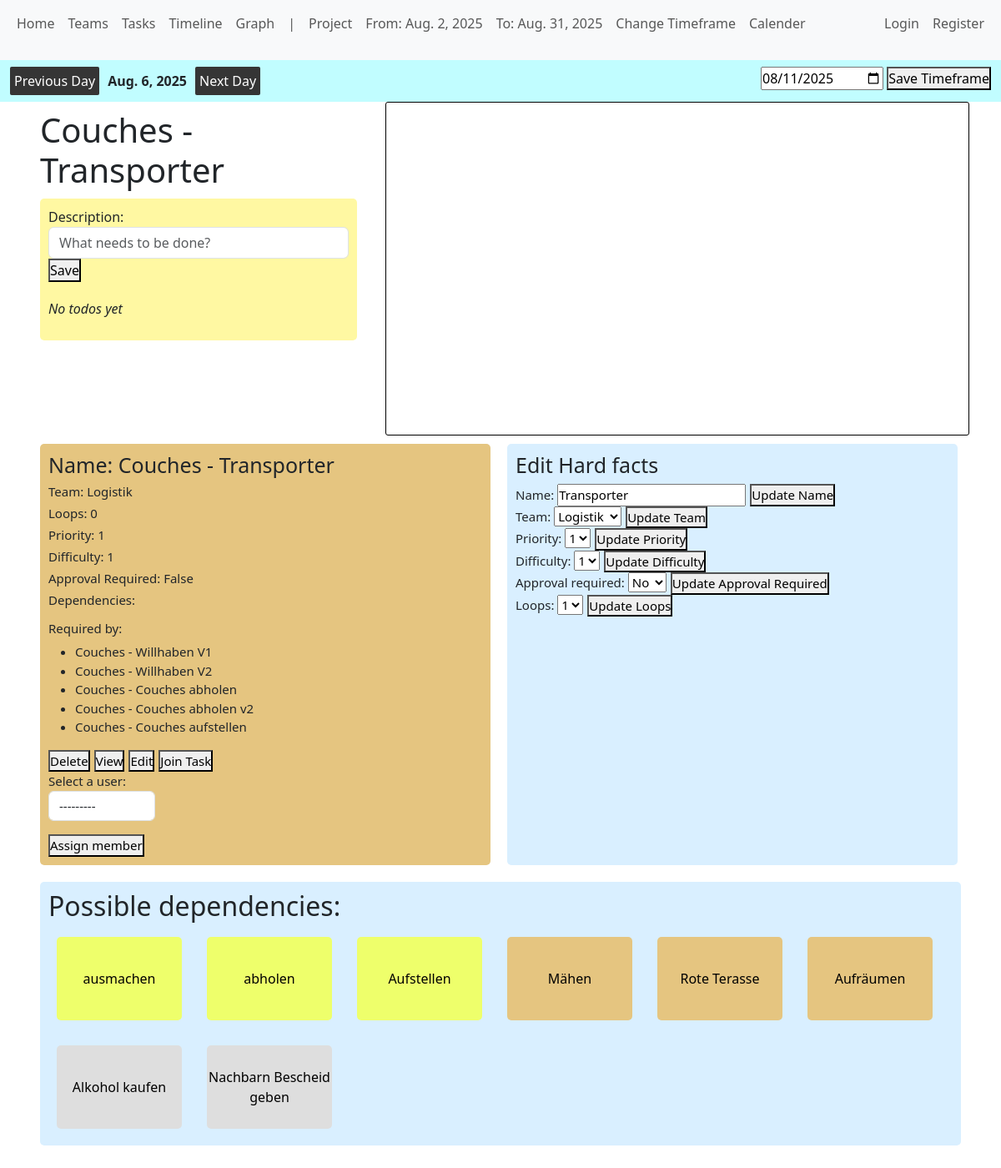
The page /distributor/edit_task_page/29/ on the database its author committed.
### distributor/models.py (models this page shows, shortened)
class Project(models.Model):
    start_date = models.DateField()
    end_date = models.DateField()
    order_counter = models.IntegerField(default=0)
    current_date = models.DateField(default=date.today)

class Task(models.Model):
    name = models.CharField(max_length=100)
    team = models.ForeignKey(Team, on_delete=models.SET_NULL, null=True, blank=True)
    process = models.ForeignKey(Process, on_delete=models.CASCADE, null=True, blank=True, related_name='milestones')
    loops = models.IntegerField(default=0)
    priority = models.IntegerField(default=0)
    difficulty = models.IntegerField(default=0)
    approval_required = models.BooleanField(default=False)
    generated_deadline = models.DateField(null=True, blank=True)
    position = models.IntegerField(null=True, blank=True)
    hierarchy_in_process = models.IntegerField(default=0)
    initial_dependencies = models.ManyToManyField(
    "self",
    through="TaskDependency",
    through_fields=("presuccessor", "successor"),
    symmetrical=False,
    related_name="required_by",
    blank=True,
)
    def __str__(self):
        if self.process:
            return f"{self.process} - {self.name}"
        else:
            return f"{self.name}"
    def __eq__(self, other):
        return isinstance(other, self.__class__) and self.id == other.id
    def __hash__(self):
        return hash(self.id)

class Process(models.Model):
    name = models.CharField(max_length=100)
    team = models.ForeignKey(Team, on_delete=models.CASCADE)
    def __str__(self):
        return self.name

### users/models.py (models this page shows, shortened)
class Team(models.Model):
    name = models.CharField(max_length=100)
    color = models.CharField(max_length=7, default="#FFFFFF")
    schedule_flag = models.BooleanField(default=False)
    def __str__(self):
        return self.name

### distributor/views.py (the view)
# urls.py: path('edit_task_page/<int:id>/', views.edit_task_page, name='edit_task_page'),
def edit_task_page(request, id):
    task = Task.objects.get(pk=id)
    task_name_update_form = TaskNameUpdateForm(instance=task)
    task_team_update_form = TaskTeamUpdateForm(instance=task)
    task_loop_update_form = TaskLoopUpdateForm(instance=task)
    task_priorty_update_form = TaskPriorityUpdateForm(instance=task)
    task_difficulty_update_form = TaskDifficultyUpdateForm(instance=task)
    task_approval_required_update_form = TaskApprovalRequiredUpdateForm(instance=task)
    todo_form = TodoCreateForm()
    todo_done_form = TodoDoneForm()
    context = {
        'task': task,
        'task_name_update_form': task_name_update_form,
        'task_team_update_form': task_team_update_form,
        'task_loop_update_form': task_loop_update_form,
        'task_priorty_update_form': task_priorty_update_form,
        'task_difficulty_update_form': task_difficulty_update_form,
        'task_approval_required_update_form': task_approval_required_update_form,
        'todo_form': todo_form,
        'todo_done_form': todo_done_form,
    }
    return render(request, 'distributor/edit_task_page.html', context)

### distributor/templates/distributor/edit_task_page.html (shortened to what this page needs)
{% extends "distributor/base.html" %}
{% load custom_tags %}
{% load team_tags %}
{% block content %}
    <div class="edit_task_page_body">
        <div class="edit_task_page_hardfacts">
            <div class="edit_task_page_name_and_todo">
                <h1 style="margin: 10px; ">{{ task }}</h1>
                {% todo_component task %}
            </div>
            <div class="visualisation_div">
                {% display_connection_training task %}
            </div>
        </div>
        <div class="edit_task_form_temp">
            {% view_task task.id %}
            {% edit_task_comp task.id %}
        </div>
        {% update_dependencies task.id %}
    </div>
{% endblock %}

### distributor/templates/distributor/base.html (shortened to what this page needs)
{% load static %}
<!DOCTYPE html>
<html lang="en">
<head>
    <link href="https://cdn.jsdelivr.net/npm/bootstrap@5.3.7/dist/css/bootstrap.min.css" rel="stylesheet"
>
    <link rel="stylesheet" href="{% static 'css/style.css' %}">
</head>
<body>
<header>
    <nav class="navbar navbar-expand-lg bg-body-tertiary">
        <div class="container-fluid">
            <div class="collapse navbar-collapse" id="navbarNav">
                <ul class="navbar-nav">
                    <div class="internal_navbar_container">
                        <div class="common_links_base_navbar">
                            <li>
                                <a class="nav-link" href='{% url 'home' %}'>Home</a>
                            </li>
                            <li class="nav-item">
                                <a class="nav-link" href="{% url 'teams' %}">Teams</a>
                            </li>
                            <li class="nav-item">
                                <a class="nav-link" href="{% url 'tasks' %}">Tasks</a>
                            </li>
                            <li class="nav-item">
                                <a class="nav-link" href="{% url 'timeline' %}">Timeline</a>
                            </li>
                            <li class="nav-item">
                                <a class="nav-link" href="{% url 'training_page' %}">Graph</a>
                            </li>
                            <div class="timeframe_information_navbar">
                            <li>
                                <p id="hide_on_navbar_media_query" class="nav-link">|</p>
                            </li>
                            <li>
                                <p class="nav-link">Project</p>
                            </li>
                            <li>
                                <p class="nav-link">From: {{ global_project_timeframe.start_date }}</p>
                            </li>
                            <li>
                                <p class="nav-link">To: {{ global_project_timeframe.end_date }}</p>
                            </li>
                            <li>
                                <a class="nav-link" href="{% url 'change_project_page' %}">Change Timeframe</a>
                            </li>
                                <li>
                                <a class="nav-link" href="{% url 'calender' %}">Calender</a>
                            </li>
                            </div>
                        </div>
                        <div class="user_view">
                            {% if user.is_authenticated %}
                                <a class="nav-link" href="{% url 'training' %}">Training</a>
                                <a class="nav-link" href="{% url 'profile_page' user.id %}">{{ user }}</a>
                                <a class="nav-link" href="">Logout</a>
                            {% else %}
                                <a class="nav-link" href="{% url 'login_view' %}">Login</a>
                                <a class="nav-link" href="{% url 'register_view' %}">Register</a>
                            {% endif %}
                        </div>
                    </div>
                </ul>
            </div>
        </div>
    </nav>
    <nav id="prototype_tester" class="navbar navbar-expand-lg bg-body-tertiary">
        <div class="container-fluid">
            <ul class="navbar-nav">
                <ul class="navbar-nav">
                    <div class="prototype_workflow">
                        <div class="next_and_previous_buttons">
                            <form method="POST" action="{% url 'current_date_previous_date' %}">
                                <button>Previous Day</button>
                            </form>
                            <strong>
                                {{ project.current_date }}
                            </strong>
                            <form method="POST" action="{% url 'current_date_next_date' %}">
                                <button>Next Day</button>
                            </form>
                        </div>
                        <div class="change_current_date_forms">
                            <form method="POST" action="{% url 'define_current_date' %}">
                                {{ global_define_current_date_form.current_date }}
                                <button type="submit">Save Timeframe</button>
                            </form>
                        </div>
                    </div>
                </ul>
            </ul>
        </div>
    </nav>
</header>
<main>
    {% block content %}
    {% endblock %}
</main>
</body>
</html>

### distributor/templates/components/view_task.html (shortened to what this page needs)
<div style="background-color: {{ task.team.color }}" class="view_task_container">
    <h1>Name: {{ task }}</h1>
    <h2>Team: {{ task.team }}</h2>
    <h2>Loops: {{ task.loops }}</h2>
    <h2>Priority: {{ task.priority }}</h2>
    <h2>Difficulty: {{ task.difficulty }}</h2>
    <h2>Approval Required: {{ task.approval_required }}</h2>
    <h3>Dependencies: </h3>
    <h3>Required by: </h3>
    <ul>
        {% for dep in task.required_by.all %}
            <li>{{ dep }}</li>
        {% endfor %}
    </ul>
    <div class="task_essential_buttons_container">
        <form method="POST" action="{% url 'delete_task' task.id %}">
            <button class="task_essential_button" type="submit">Delete</button>
        </form>
        <form method="GET" action="{% url 'display_task' task.id %}">
            <button class="task_essential_button" type="submit">View</button>
        </form>
        <form method="POST" action="{% url 'edit_task_page_v2' task.id %}">
            <button class="task_essential_button" type="submit">Edit</button>
        </form>
        <form method="POST" action="{% url 'assign_user_to_task' task.id %}">
            <button type="submit">Join Task</button>
        </form>
    </div>
        <div class="assign_member_form">
            <form method="POST" action="{% url 'assign_some_user_to_task' task.id %}">
                {{ user_select_form.as_p }}
                <button type="submit">Assign member</button>
            </form>
        </div>
</div>

### distributor/templates/components/edit_task_comp.html (shortened to what this page needs)
<div class="edit_task_form_comp">
    <h1>Edit Hard facts</h1>
    <form class="task_update_form_container" method="POST" action="{% url 'task_name_update' task.id %}">
        {{ task_name_update_form }}
        <button>Update Name</button>
    </form>
    <form class="task_update_form_container" method="POST" action="{% url 'task_team_update' task.id %}">
        {{ task_team_update_form }}
        <button>Update Team</button>
    </form>
    <form class="task_update_form_container" method="POST" action="{% url 'task_priority_update' task.id %}">
        {{ task_priorty_update_form }}
        <button>Update Priority</button>
    </form>
    <form class="task_update_form_container" method="POST" action="{% url 'task_difficulty_update' task.id %}">
        {{ task_difficulty_update_form }}
        <button>Update Difficulty</button>
    </form>
    <form class="task_update_form_container" method="POST" action="{% url 'task_approval_required_update' task.id %}">
        {{ task_approval_required_update_form }}
        <button>Update Approval Required</button>
    </form>
    <form class="task_update_form_container" method="POST" action="{% url 'task_loops_update' task.id %}">
        {{ task_loop_update_form }}
        <button>Update Loops</button>
    </form>
</div>

### distributor/templates/components/update_dependencies.html (shortened to what this page needs)
<div class="update_dependencies_container">
        <h2>Possible dependencies: </h2>
        <div class="select_possible_dependencies">
            <div class="dependency-buttons">
                {% for dep in possible_deps %}
                    {% if dep not in task.initial_dependencies.all %}
                        <form method="POST" action="{% url 'add_dependency' task.id %}">
                            <button style="background-color: {{ dep.team.color }}" name="dep_to_be_added" value="{{ dep.id }}"
                            class="pos_dep_add_button">{{ dep.name }}</button>
                        </form>
                    {% endif %}
                {% endfor %}
            </div>
        </div>
    </div>

### rows shown on the page
Project: start_date "Aug. 2, 2025", end_date "Aug. 31, 2025", current_date "Aug. 6, 2025"
Task: process+name "Couches - Transporter", team "Logistik", loops "0", priority "1", difficulty "1", approval_required "False", name "Transporter", approval_required "No", loops "1"
Task: process+name "Couches - Willhaben V1"
Task: process+name "Couches - Willhaben V2"
Task: process+name "Couches - Couches abholen"
Task: process+name "Couches - Couches abholen v2"
Task: process+name "Couches - Couches aufstellen"
Task: {{ dep.id }} 36 (drawn), name "ausmachen"
Task: {{ dep.id }} 37 (drawn), name "abholen"
Task: {{ dep.id }} 38 (drawn), name "Aufstellen"
Task: {{ dep.id }} 39 (drawn), name "Mähen"
Task: {{ dep.id }} 40 (drawn), name "Rote Terasse"
Task: {{ dep.id }} 41 (drawn), name "Aufräumen"
Task: {{ dep.id }} 42 (drawn), name "Alkohol kaufen"
Task: {{ dep.id }} 43 (drawn), name "Nachbarn Bescheid geben"

### other values the page prints
{{ todo_form.description.label_tag }} "Description:"
